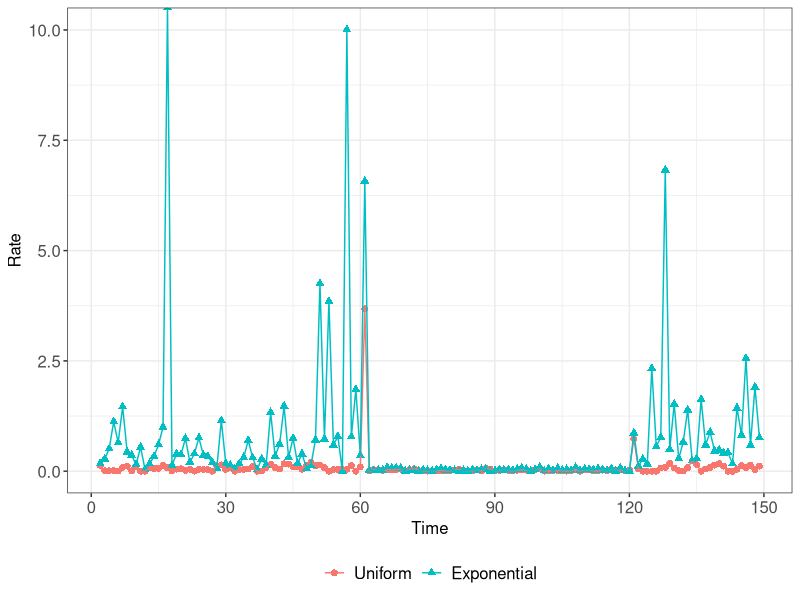

Recreate this plot in R.
library(ggplot2)
library(scales)
library(doBy)
library(grid)
library(gridExtra)
library(reshape2)

data1 = read.table("tsallis-uni.txt", header=T)
data1.test = subset(data1, Node=='gw-1' & Time != 1, select=c('Time', 't05rate'))
data2 = read.table("tsallis-exp.txt", header=T)
data2.test = subset(data2, Node=='gw-1' & Time != 1, select=c('Time', 't05rate'))
test = merge(data1.test, data2.test, by = c("Time"), sort=F)

names(test) <- c('Time', 'Uniform', 'Exponential')
df <- melt(test, id.var = c("Time"))
names(df) <- c('Time', 'Type', 'Rate')

pdf("rate-compare.pdf", width=8, height=4)

g1.root <- ggplot(df) +
  geom_point(aes (x=Time, y=Rate, color=Type, shape=Type), size=2) +
  geom_line(aes (x=Time, y=Rate, color=Type), size=0.5) +
  # ggtitle("q = 0.5") +
  ylab("Rate") +
  scale_x_continuous(breaks=seq(0, 300, 30)) +
  theme_bw() + 
  theme(plot.title=element_text(size=12,hjust=0.5),axis.title=element_text(size=12),axis.text=element_text(size=12),legend.text=element_text(size=12), legend.title=element_blank()) +
  theme(legend.position = 'bottom') 
print(g1.root)

